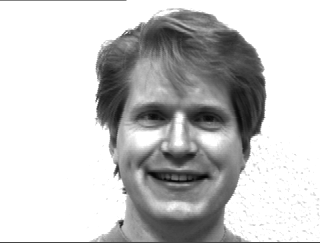
#> input picture computational_data_analysis/midterm_01/yalefaces/subject01.happy.gif, 320 x 243 px
$ jupyter execute --allow-errors Q4.ipynb
#> lines starting #> are read from the running program, lines starting #| are printed output that depends on the picture
[cell 1]
import matplotlib.pyplot as plt
import glob
from skimage import data, color
from skimage.transform import rescale, resize, downscale_local_mean
import numpy as np
from scipy.stats.stats import pearsonr
image = plt.imread('yalefaces/subject01.happy.gif')
#> image is the input picture: shape (243, 320); min 3, max 255, mean 198.5
image_downscaled = downscale_local_mean(image, (4, 4))
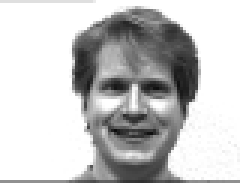
#> image_downscaled: shape (61, 80) float64 (shown 3 times larger); min 12.69, max 255, mean 197.7
image_shape = image_downscaled.shape
#> image_shape = (61, 80)
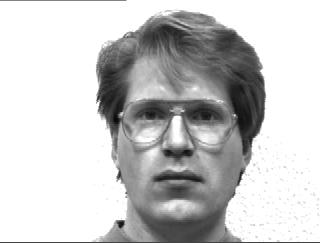
#> input picture computational_data_analysis/midterm_01/yalefaces/subject01.glasses.gif, 320 x 243 px
#> further down, image is the input picture: shape (243, 320); min 8, max 255, mean 200.7
#> `image_downscaled = downscale_local_mean(image, (4, 4))`:
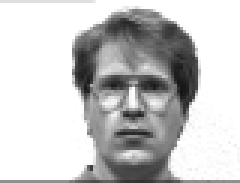
#> image_downscaled: shape (61, 80) float64 (shown 3 times larger); min 20.19, max 255, mean 199.9
#> `flat = image_downscaled.flatten()`: flat = 4880 values, max 255 at index 32, min 20.19 at index 2460, mean 199.9

[cell 2]
d = {s:{} for s in ['01','14']}
#> (the rest of this cell did not finish here and is left out)

[cell 3]
d

[cell 4]
image = plt.imread('yalefaces/subject14-test.gif')
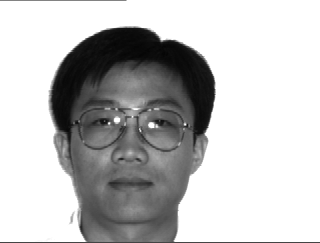
#> input picture computational_data_analysis/midterm_01/yalefaces/subject14-test.gif, 320 x 243 px
#> image is the input picture: shape (243, 320); min 5, max 255, mean 192.1
image_downscaled = downscale_local_mean(image, (4, 4))
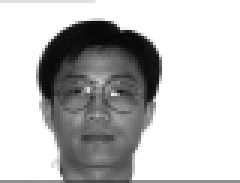
#> image_downscaled: shape (61, 80) float64 (shown 3 times larger); min 6.88, max 255, mean 191.4
flat = image_downscaled.flatten()
#> flat = 4880 values, max 255 at index 32, min 6.88 at index 1075, mean 191.4
